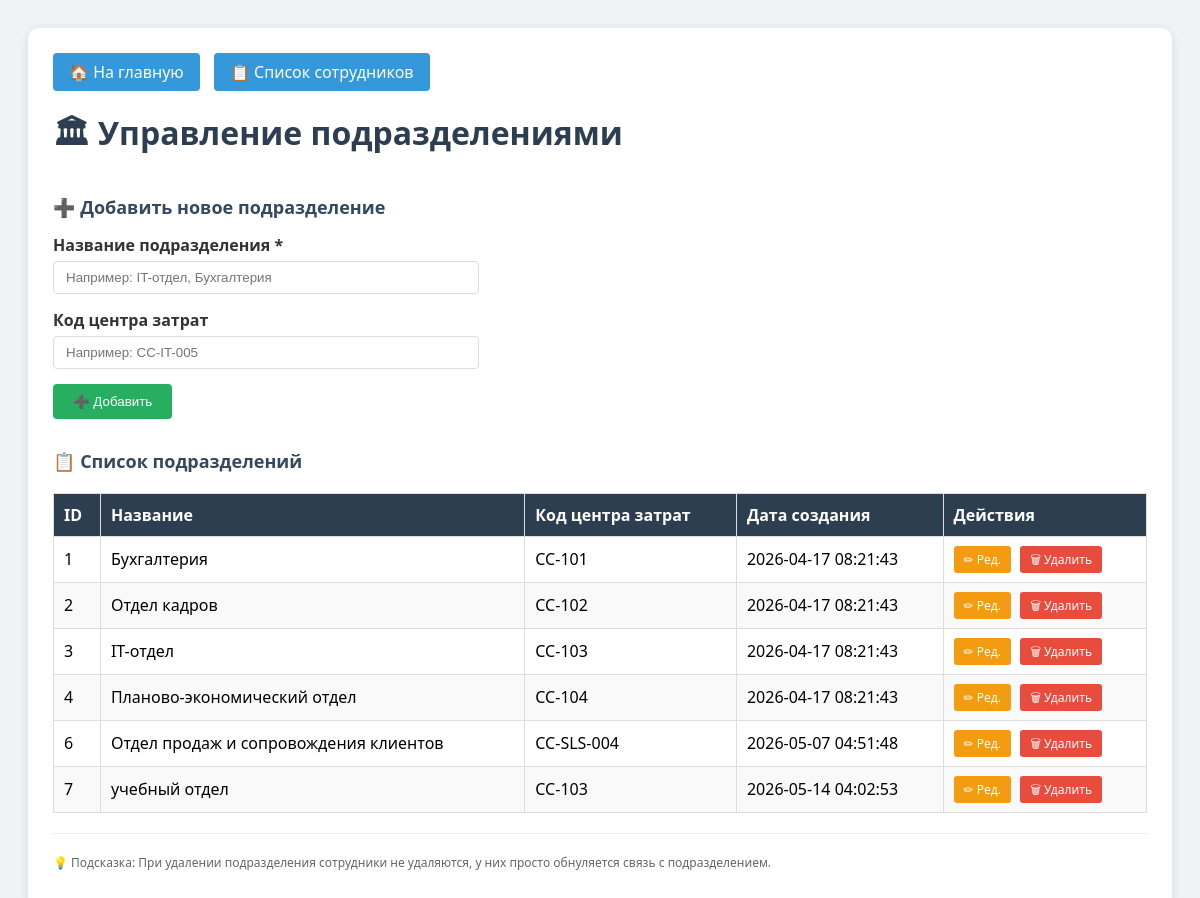
The page /departments.php on the database its author committed.
### tables this page shows
CREATE TABLE `departments` (
  `department_id` int(11) NOT NULL,
  `department_name` varchar(150) NOT NULL,
  `cost_center_code` varchar(20) DEFAULT NULL,
  `manager_id` int(11) DEFAULT NULL,
  `created_at` timestamp NULL DEFAULT current_timestamp()
);

### departments.php (the view, shortened to what this page needs)
<?php
require_once 'config.php';
$departments = [];
try {
    $stmt = $pdo->query("SELECT * FROM departments ORDER BY department_id");
    $departments = $stmt->fetchAll();
} catch(PDOException $e) {
    $error = "Ошибка загрузки: " . $e->getMessage();
}
?>
<!DOCTYPE html>
<html lang="ru">
<head>
</head>
<body>
<div class="container">
    <div class="nav">
        <a href="index.php">🏠 На главную</a>
        <a href="index.php">📋 Список сотрудников</a>
    </div>
    <h1>🏛 Управление подразделениями</h1>
    <h2>➕ Добавить новое подразделение</h2>
    <form method="POST">
        <div class="form-group">
            <label>Название подразделения *</label>
            <input type="text" name="department_name" placeholder="Например: IT-отдел, Бухгалтерия" required>
        </div>
        <div class="form-group">
            <label>Код центра затрат</label>
            <input type="text" name="cost_center_code" placeholder="Например: CC-IT-005">
        </div>
        <button type="submit" name="add_department">➕ Добавить</button>
    </form>
    <h2>📋 Список подразделений</h2>
    <?php if (empty($departments)): ?>
        <p>Нет добавленных подразделений. Создайте первое подразделение.</p>
    <?php else: ?>
        <table>
            <thead>
                <tr>
                    <th>ID</th>
                    <th>Название</th>
                    <th>Код центра затрат</th>
                    <th>Дата создания</th>
                    <th>Действия</th>
                </tr>
            </thead>
            <tbody>
                <?php foreach ($departments as $dept): ?>
                    <tr>
                        <td><?= $dept['department_id'] ?></td>
                        <td><?= htmlspecialchars($dept['department_name']) ?></td>
                        <td><?= htmlspecialchars($dept['cost_center_code'] ?? '-') ?></td>
                        <td><?= $dept['created_at'] ?? '-' ?></td>
                        <td>
                            <a href="departments.php?edit_id=<?= $dept['department_id'] ?>" class="btn-edit">✏ Ред.</a>
                            <a href="departments.php?delete_id=<?= $dept['department_id'] ?>" class="btn-delete" onclick="return confirm('Вы уверены? Сотрудники из этого подразделения не будут удалены, но останутся без подразделения.')">🗑 Удалить</a>
                        </td>
                    </tr>
                <?php endforeach; ?>
            </tbody>
        </table>
    <?php endif; ?>
    <hr>
    <p style="color: #666; font-size: 12px;">
        💡 Подсказка: При удалении подразделения сотрудники не удаляются, у них просто обнуляется связь с подразделением.
    </p>
</div>
</body>
</html>

### departments.php (style rules this page uses)
body { font-family: 'Segoe UI', Arial, sans-serif; background: #f0f2f5; padding: 20px; }
.container { max-width: 1200px; margin: 0 auto; background: white; border-radius: 10px; padding: 25px; box-shadow: 0 2px 10px rgba(0,0,0,0.1); }
h1 { color: #2c3e50; margin-top: 0; }
h2 { color: #34495e; font-size: 18px; margin-top: 30px; }
.nav { margin-bottom: 20px; }
.nav a { margin-right: 10px; text-decoration: none; background: #3498db; color: white; padding: 8px 16px; border-radius: 4px; display: inline-block; }
.form-group { margin-bottom: 15px; }
label { display: block; margin-bottom: 5px; font-weight: bold; color: #333; }
input { width: 100%; max-width: 400px; padding: 8px 12px; border: 1px solid #ddd; border-radius: 4px; }
button { background: #27ae60; color: white; padding: 10px 20px; border: none; border-radius: 4px; cursor: pointer; }
table { width: 100%; border-collapse: collapse; margin-top: 20px; }
th, td { border: 1px solid #ddd; padding: 10px; text-align: left; }
th { background: #2c3e50; color: white; }
tr:nth-child(even) { background: #f9f9f9; }
.btn-edit { background: #f39c12; color: white; padding: 5px 10px; text-decoration: none; border-radius: 3px; font-size: 12px; margin-right: 5px; }
.btn-delete { background: #e74c3c; color: white; padding: 5px 10px; text-decoration: none; border-radius: 3px; font-size: 12px; }
hr { margin: 20px 0; border: none; border-top: 1px solid #eee; }

### rows shown on the page
departments: department_id "1", department_name "Бухгалтерия", cost_center_code "CC-101", created_at "2026-04-17 08:21:43"
departments: department_id "2", department_name "Отдел кадров", cost_center_code "CC-102", created_at "2026-04-17 08:21:43"
departments: department_id "3", department_name "IT-отдел", cost_center_code "CC-103", created_at "2026-04-17 08:21:43"
departments: department_id "4", department_name "Планово-экономический отдел", cost_center_code "CC-104", created_at "2026-04-17 08:21:43"
departments: department_id "6", department_name "Отдел продаж и сопровождения клиентов", cost_center_code "CC-SLS-004", created_at "2026-05-07 04:51:48"
departments: department_id "7", department_name "учебный отдел", cost_center_code "СС-103", created_at "2026-05-14 04:02:53"
